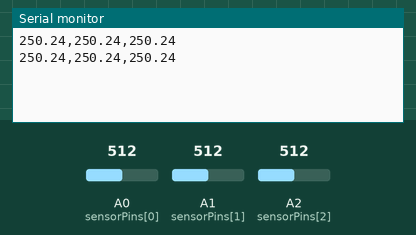
Recording of a sketch running on a simulated Arduino Uno, built with avr-gcc and run on an emulated ATmega328P. Parts: the last lines printed to the serial monitor. Inputs (shaded band) come from the test bench; at power-on: A0 (sensorPins[0]) = 512, A1 (sensorPins[1]) = 512, A2 (sensorPins[2]) = 512.

Above: at 1.8 s.
1.9 s: A0 (sensorPins[0]) set to 716
At 2.8 s:
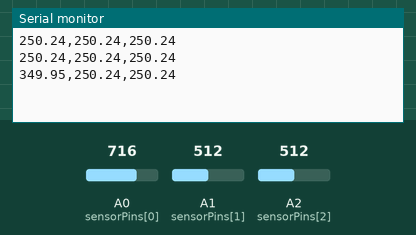
3.4 s: A1 (sensorPins[1]) set to 716
At 4.7 s:
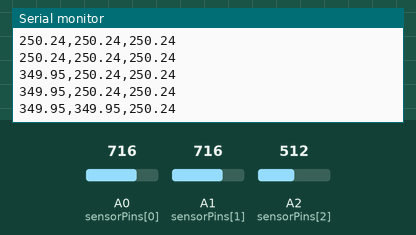
4.9 s: A2 (sensorPins[2]) set to 716
At 5.5 s:
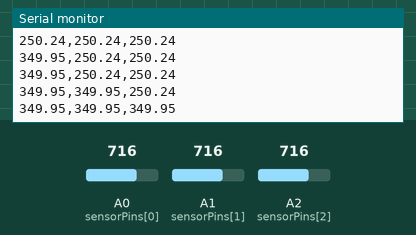
6.4 s: A0 (sensorPins[0]) set to 900
At 7.7 s:
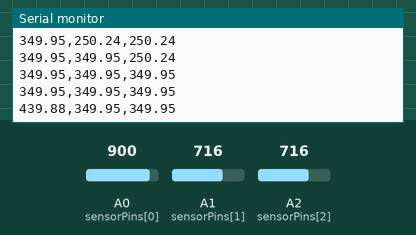
7.9 s: A1 (sensorPins[1]) set to 900
At 8.8 s:
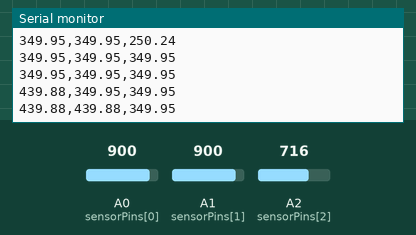
9.4 s: A2 (sensorPins[2]) set to 900
At 10.8 s:
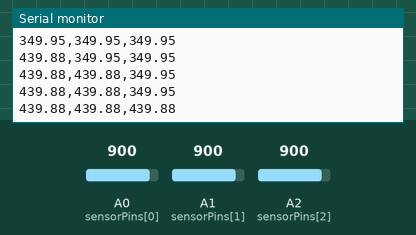
Timing chart, 0 to 11.9 s (numbered marks = the images above; inputs shaded):
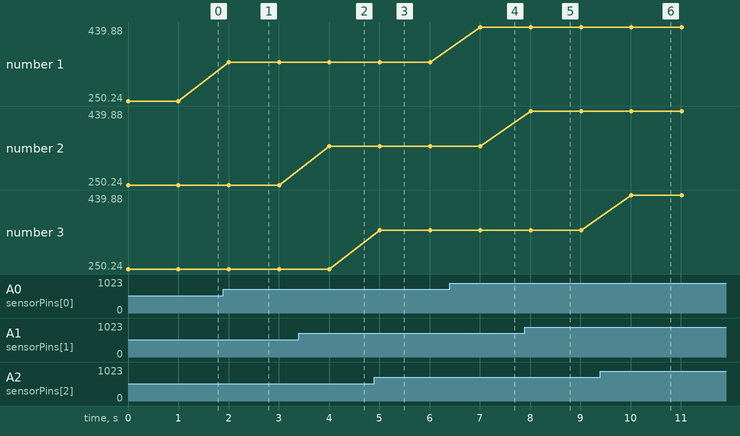

Measured:
- after the input at 1.9 s, the serial monitor: prints a new line after 0.10 s (image 1)
- after the input at 3.4 s, the serial monitor: prints a new line after 0.61 s (image 2)
- after the input at 4.9 s, the serial monitor: prints a new line after 0.11 s (image 3)
- after the input at 6.4 s, the serial monitor: prints a new line after 0.61 s (image 4)
- after the input at 7.9 s, the serial monitor: prints a new line after 0.12 s (image 5)
- after the input at 9.4 s, the serial monitor: prints a new line after 0.62 s (image 6)
- plotted number 1: 250.24 → 349.95 after the input at 1.9 s, 349.95 → 439.88 after the input at 6.4 s

The sketch:

LM35_TempReader.ino.ino
```cpp
const int sensorPins[3] = {A0, A1, A2};
void setup() { Serial.begin(9600); }
void loop() {
  int adcValues[3]; float tempC[3];
  for(int i=0; i<3; i++) {
    adcValues[i] = analogRead(sensorPins[i]);
    tempC[i] = (adcValues[i] * 500.0) / 1023.0;
  }
  // SV A sua thanh in 3 kenh CSV
  Serial.print(tempC[0]); Serial.print(",");
  Serial.print(tempC[1]); Serial.print(",");
  Serial.println(tempC[2]);
  delay(1000);
}
// SINH VIEN A DA CHIEM CHO NAY !!!
```
